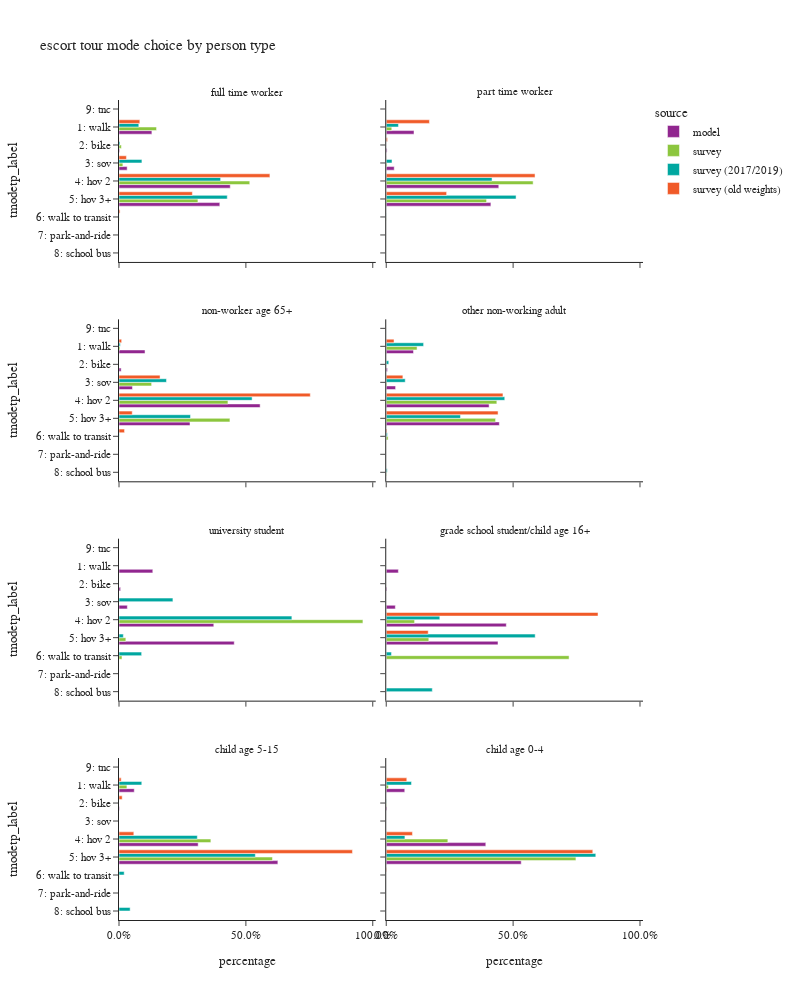

The cell this chart's notebook holds for it:
### Code cell
plot_mode_choice(es_tour,"pptyp_label",
                 {"pptyp_label":["full time worker","part time worker","non-worker age 65+","other non-working adult",
                                 "university student","grade school student/child age 16+","child age 5-15","child age 0-4"],
                  "tmodetp_label":["1: walk","2: bike","3: sov","4: hov 2","5: hov 3+","6: walk to transit",
                                   "7: park-and-ride","8: school bus","9: other–survey only"]},
                 "person type",
                 2,1000)

### Figure 1 — Plotly figure (JSON) as saved in the notebook; plotly's stock layout.template omitted (floating-point values rounded to 4 significant figures)
{"data": [{"alignmentgroup": "True", "customdata": [[10409], [206], [2579], [35205], [31903]], "hovertemplate": "source=model<br>pptyp_label=full time worker<br>percentage=%{x}<br>tmodetp_label=%{y}<br>sample count=%{customdata[0]}<extra></extra>", "legendgroup": "model", "marker": {"color": "#91268F", "pattern": {"shape": ""}}, "name": "model", "offsetgroup": "model", "orientation": "h", "showlegend": true, "textposition": "auto", "type": "bar", "x": [0.1296, 0.002565, 0.03212, 0.4384, 0.3973], "xaxis": "x7", "y": ["1: walk", "2: bike", "3: sov", "4: hov 2", "5: hov 3+"], "yaxis": "y7"}, {"alignmentgroup": "True", "customdata": [[3198], [94], [920], [12967], [12058]], "hovertemplate": "source=model<br>pptyp_label=part time worker<br>percentage=%{x}<br>tmodetp_label=%{y}<br>sample count=%{customdata[0]}<extra></extra>", "legendgroup": "model", "marker": {"color": "#91268F", "pattern": {"shape": ""}}, "name": "model", "offsetgroup": "model", "orientation": "h", "showlegend": false, "textposition": "auto", "type": "bar", "x": [0.1094, 0.003215, 0.03147, 0.4435, 0.4124], "xaxis": "x8", "y": ["1: walk", "2: bike", "3: sov", "4: hov 2", "5: hov 3+"], "yaxis": "y8"}, {"alignmentgroup": "True", "customdata": [[4318], [357], [2232], [23420], [11783]], "hovertemplate": "source=model<br>pptyp_label=non-worker age 65+<br>percentage=%{x}<br>tmodetp_label=%{y}<br>sample count=%{customdata[0]}<extra></extra>", "legendgroup": "model", "marker": {"color": "#91268F", "pattern": {"shape": ""}}, "name": "model", "offsetgroup": "model", "orientation": "h", "showlegend": false, "textposition": "auto", "type": "bar", "x": [0.1025, 0.008478, 0.053, 0.5562, 0.2798], "xaxis": "x5", "y": ["1: walk", "2: bike", "3: sov", "4: hov 2", "5: hov 3+"], "yaxis": "y5"}, {"alignmentgroup": "True", "customdata": [[8632], [381], [2960], [32584], [35826]], "hovertemplate": "source=model<br>pptyp_label=other non-working adult<br>percentage=%{x}<br>tmodetp_label=%{y}<br>sample count=%{customdata[0]}<extra></extra>", "legendgroup": "model", "marker": {"color": "#91268F", "pattern": {"shape": ""}}, "name": "model", "offsetgroup": "model", "orientation": "h", "showlegend": false, "textposition": "auto", "type": "bar", "x": [0.1074, 0.00474, 0.03682, 0.4054, 0.4457], "xaxis": "x6", "y": ["1: walk", "2: bike", "3: sov", "4: hov 2", "5: hov 3+"], "yaxis": "y6"}, {"alignmentgroup": "True", "customdata": [[446], [21], [110], [1251], [1521]], "hovertemplate": "source=model<br>pptyp_label=university student<br>percentage=%{x}<br>tmodetp_label=%{y}<br>sample count=%{customdata[0]}<extra></extra>", "legendgroup": "model", "marker": {"color": "#91268F", "pattern": {"shape": ""}}, "name": "model", "offsetgroup": "model", "orientation": "h", "showlegend": false, "textposition": "auto", "type": "bar", "x": [0.1332, 0.006271, 0.03285, 0.3735, 0.4542], "xaxis": "x3", "y": ["1: walk", "2: bike", "3: sov", "4: hov 2", "5: hov 3+"], "yaxis": "y3"}, {"alignmentgroup": "True", "customdata": [[184], [11], [138], [1822], [1696]], "hovertemplate": "source=model<br>pptyp_label=grade school student/child age 16+<br>percentage=%{x}<br>tmodetp_label=%{y}<br>sample count=%{customdata[0]}<extra></extra>", "legendgroup": "model", "marker": {"color": "#91268F", "pattern": {"shape": ""}}, "name": "model", "offsetgroup": "model", "orientation": "h", "showlegend": false, "textposition": "auto", "type": "bar", "x": [0.04778, 0.002856, 0.03583, 0.4731, 0.4404], "xaxis": "x4", "y": ["1: walk", "2: bike", "3: sov", "4: hov 2", "5: hov 3+"], "yaxis": "y4"}, {"alignmentgroup": "True", "customdata": [[1585], [49], [8228], [16510]], "hovertemplate": "source=model<br>pptyp_label=child age 5-15<br>percentage=%{x}<br>tmodetp_label=%{y}<br>sample count=%{customdata[0]}<extra></extra>", "legendgroup": "model", "marker": {"color": "#91268F", "pattern": {"shape": ""}}, "name": "model", "offsetgroup": "model", "orientation": "h", "showlegend": false, "textposition": "auto", "type": "bar", "x": [0.0601, 0.001858, 0.312, 0.626], "xaxis": "x", "y": ["1: walk", "2: bike", "4: hov 2", "5: hov 3+"], "yaxis": "y"}, {"alignmentgroup": "True", "customdata": [[2016], [77], [10843], [14703]], "hovertemplate": "source=model<br>pptyp_label=child age 0-4<br>percentage=%{x}<br>tmodetp_label=%{y}<br>sample count=%{customdata[0]}<extra></extra>", "legendgroup": "model", "marker": {"color": "#91268F", "pattern": {"shape": ""}}, "name": "model", "offsetgroup": "model", "orientation": "h", "showlegend": false, "textposition": "auto", "type": "bar", "x": [0.07294, 0.002786, 0.3923, 0.532], "xaxis": "x2", "y": ["1: walk", "2: bike", "4: hov 2", "5: hov 3+"], "yaxis": "y2"}, {"alignmentgroup": "True", "customdata": [[35], [8], [10], [114], [66], [2]], "hovertemplate": "source=survey<br>pptyp_label=full time worker<br>percentage=%{x}<br>tmodetp_label=%{y}<br>sample count=%{customdata[0]}<extra></extra>", "legendgroup": "survey", "marker": {"color": "#8CC63E", "pattern": {"shape": ""}}, "name": "survey", "offsetgroup": "survey", "orientation": "h", "showlegend": true, "textposition": "auto", "type": "bar", "x": [0.1479, 0.009274, 0.01534, 0.5153, 0.311, 0.001134], "xaxis": "x7", "y": ["1: walk", "2: bike", "3: sov", "4: hov 2", "5: hov 3+", "6: walk to transit"], "yaxis": "y7"}, {"alignmentgroup": "True", "customdata": [[7], [2], [31], [28], [1]], "hovertemplate": "source=survey<br>pptyp_label=part time worker<br>percentage=%{x}<br>tmodetp_label=%{y}<br>sample count=%{customdata[0]}<extra></extra>", "legendgroup": "survey", "marker": {"color": "#8CC63E", "pattern": {"shape": ""}}, "name": "survey", "offsetgroup": "survey", "orientation": "h", "showlegend": false, "textposition": "auto", "type": "bar", "x": [0.02182, 0.003179, 0.5789, 0.3954, 0.0007061], "xaxis": "x8", "y": ["1: walk", "3: sov", "4: hov 2", "5: hov 3+", "6: walk to transit"], "yaxis": "y8"}, {"alignmentgroup": "True", "customdata": [[5], [12], [40], [25], [1]], "hovertemplate": "source=survey<br>pptyp_label=non-worker age 65+<br>percentage=%{x}<br>tmodetp_label=%{y}<br>sample count=%{customdata[0]}<extra></extra>", "legendgroup": "survey", "marker": {"color": "#8CC63E", "pattern": {"shape": ""}}, "name": "survey", "offsetgroup": "survey", "orientation": "h", "showlegend": false, "textposition": "auto", "type": "bar", "x": [0.003936, 0.1285, 0.4293, 0.4371, 0.001111], "xaxis": "x5", "y": ["1: walk", "3: sov", "4: hov 2", "5: hov 3+", "6: walk to transit"], "yaxis": "y5"}, {"alignmentgroup": "True", "customdata": [[21], [2], [5], [74], [40], [3], [1]], "hovertemplate": "source=survey<br>pptyp_label=other non-working adult<br>percentage=%{x}<br>tmodetp_label=%{y}<br>sample count=%{customdata[0]}<extra></extra>", "legendgroup": "survey", "marker": {"color": "#8CC63E", "pattern": {"shape": ""}}, "name": "survey", "offsetgroup": "survey", "orientation": "h", "showlegend": false, "textposition": "auto", "type": "bar", "x": [0.1214, 0.0008328, 0.002336, 0.4358, 0.4308, 0.007304, 0.001431], "xaxis": "x6", "y": ["1: walk", "2: bike", "3: sov", "4: hov 2", "5: hov 3+", "6: walk to transit", "8: school bus"], "yaxis": "y6"}, {"alignmentgroup": "True", "customdata": [[6], [1], [1]], "hovertemplate": "source=survey<br>pptyp_label=university student<br>percentage=%{x}<br>tmodetp_label=%{y}<br>sample count=%{customdata[0]}<extra></extra>", "legendgroup": "survey", "marker": {"color": "#8CC63E", "pattern": {"shape": ""}}, "name": "survey", "offsetgroup": "survey", "orientation": "h", "showlegend": false, "textposition": "auto", "type": "bar", "x": [0.9613, 0.02695, 0.01178], "xaxis": "x3", "y": ["4: hov 2", "5: hov 3+", "6: walk to transit"], "yaxis": "y3"}, {"alignmentgroup": "True", "customdata": [[4], [2], [1]], "hovertemplate": "source=survey<br>pptyp_label=grade school student/child age 16+<br>percentage=%{x}<br>tmodetp_label=%{y}<br>sample count=%{customdata[0]}<extra></extra>", "legendgroup": "survey", "marker": {"color": "#8CC63E", "pattern": {"shape": ""}}, "name": "survey", "offsetgroup": "survey", "orientation": "h", "showlegend": false, "textposition": "auto", "type": "bar", "x": [0.1117, 0.1678, 0.7206], "xaxis": "x4", "y": ["4: hov 2", "5: hov 3+", "6: walk to transit"], "yaxis": "y4"}, {"alignmentgroup": "True", "customdata": [[5], [12], [34], [1], [2]], "hovertemplate": "source=survey<br>pptyp_label=child age 5-15<br>percentage=%{x}<br>tmodetp_label=%{y}<br>sample count=%{customdata[0]}<extra></extra>", "legendgroup": "survey", "marker": {"color": "#8CC63E", "pattern": {"shape": ""}}, "name": "survey", "offsetgroup": "survey", "orientation": "h", "showlegend": false, "textposition": "auto", "type": "bar", "x": [0.03117, 0.362, 0.6048, 0.001156, 0.0008817], "xaxis": "x", "y": ["1: walk", "4: hov 2", "5: hov 3+", "6: walk to transit", "8: school bus"], "yaxis": "y"}, {"alignmentgroup": "True", "customdata": [[7], [1], [8], [33]], "hovertemplate": "source=survey<br>pptyp_label=child age 0-4<br>percentage=%{x}<br>tmodetp_label=%{y}<br>sample count=%{customdata[0]}<extra></extra>", "legendgroup": "survey", "marker": {"color": "#8CC63E", "pattern": {"shape": ""}}, "name": "survey", "offsetgroup": "survey", "orientation": "h", "showlegend": false, "textposition": "auto", "type": "bar", "x": [0.008587, 0.001095, 0.2428, 0.7475], "xaxis": "x2", "y": ["1: walk", "2: bike", "4: hov 2", "5: hov 3+"], "yaxis": "y2"}, {"alignmentgroup": "True", "customdata": [[40], [9], [22], [120], [77], [3]], "hovertemplate": "source=survey (2017/2019)<br>pptyp_label=full time worker<br>percentage=%{x}<br>tmodetp_label=%{y}<br>sample count=%{customdata[0]}<extra></extra>", "legendgroup": "survey (2017/2019)", "marker": {"color": "#00A7A0", "pattern": {"shape": ""}}, "name": "survey (2017/2019)", "offsetgroup": "survey (2017/2019)", "orientation": "h", "showlegend": true, "textposition": "auto", "type": "bar", "x": [0.07807, 0.00396, 0.09034, 0.4005, 0.4266, 0.0005106], "xaxis": "x7", "y": ["1: walk", "2: bike", "3: sov", "4: hov 2", "5: hov 3+", "6: walk to transit"], "yaxis": "y7"}, {"alignmentgroup": "True", "customdata": [[7], [3], [34], [32], [1]], "hovertemplate": "source=survey (2017/2019)<br>pptyp_label=part time worker<br>percentage=%{x}<br>tmodetp_label=%{y}<br>sample count=%{customdata[0]}<extra></extra>", "legendgroup": "survey (2017/2019)", "marker": {"color": "#00A7A0", "pattern": {"shape": ""}}, "name": "survey (2017/2019)", "offsetgroup": "survey (2017/2019)", "orientation": "h", "showlegend": false, "textposition": "auto", "type": "bar", "x": [0.0481, 0.02274, 0.4169, 0.5116, 0.0005994], "xaxis": "x8", "y": ["1: walk", "3: sov", "4: hov 2", "5: hov 3+", "6: walk to transit"], "yaxis": "y8"}, {"alignmentgroup": "True", "customdata": [[5], [12], [41], [27], [1]], "hovertemplate": "source=survey (2017/2019)<br>pptyp_label=non-worker age 65+<br>percentage=%{x}<br>tmodetp_label=%{y}<br>sample count=%{customdata[0]}<extra></extra>", "legendgroup": "survey (2017/2019)", "marker": {"color": "#00A7A0", "pattern": {"shape": ""}}, "name": "survey (2017/2019)", "offsetgroup": "survey (2017/2019)", "orientation": "h", "showlegend": false, "textposition": "auto", "type": "bar", "x": [0.005101, 0.1871, 0.5246, 0.2818, 0.001389], "xaxis": "x5", "y": ["1: walk", "3: sov", "4: hov 2", "5: hov 3+", "6: walk to transit"], "yaxis": "y5"}, {"alignmentgroup": "True", "customdata": [[23], [4], [12], [83], [51], [4], [1]], "hovertemplate": "source=survey (2017/2019)<br>pptyp_label=other non-working adult<br>percentage=%{x}<br>tmodetp_label=%{y}<br>sample count=%{customdata[0]}<extra></extra>", "legendgroup": "survey (2017/2019)", "marker": {"color": "#00A7A0", "pattern": {"shape": ""}}, "name": "survey (2017/2019)", "offsetgroup": "survey (2017/2019)", "orientation": "h", "showlegend": false, "textposition": "auto", "type": "bar", "x": [0.1472, 0.00993, 0.07485, 0.4671, 0.2926, 0.004472, 0.003809], "xaxis": "x6", "y": ["1: walk", "2: bike", "3: sov", "4: hov 2", "5: hov 3+", "6: walk to transit", "8: school bus"], "yaxis": "y6"}, {"alignmentgroup": "True", "customdata": [[1], [8], [1], [1]], "hovertemplate": "source=survey (2017/2019)<br>pptyp_label=university student<br>percentage=%{x}<br>tmodetp_label=%{y}<br>sample count=%{customdata[0]}<extra></extra>", "legendgroup": "survey (2017/2019)", "marker": {"color": "#00A7A0", "pattern": {"shape": ""}}, "name": "survey (2017/2019)", "offsetgroup": "survey (2017/2019)", "orientation": "h", "showlegend": false, "textposition": "auto", "type": "bar", "x": [0.2125, 0.6813, 0.0171, 0.08918], "xaxis": "x3", "y": ["3: sov", "4: hov 2", "5: hov 3+", "6: walk to transit"], "yaxis": "y3"}, {"alignmentgroup": "True", "customdata": [[5], [5], [1], [1]], "hovertemplate": "source=survey (2017/2019)<br>pptyp_label=grade school student/child age 16+<br>percentage=%{x}<br>tmodetp_label=%{y}<br>sample count=%{customdata[0]}<extra></extra>", "legendgroup": "survey (2017/2019)", "marker": {"color": "#00A7A0", "pattern": {"shape": ""}}, "name": "survey (2017/2019)", "offsetgroup": "survey (2017/2019)", "orientation": "h", "showlegend": false, "textposition": "auto", "type": "bar", "x": [0.211, 0.587, 0.02053, 0.1815], "xaxis": "x4", "y": ["4: hov 2", "5: hov 3+", "6: walk to transit", "8: school bus"], "yaxis": "y4"}, {"alignmentgroup": "True", "customdata": [[5], [11], [41], [2], [4]], "hovertemplate": "source=survey (2017/2019)<br>pptyp_label=child age 5-15<br>percentage=%{x}<br>tmodetp_label=%{y}<br>sample count=%{customdata[0]}<extra></extra>", "legendgroup": "survey (2017/2019)", "marker": {"color": "#00A7A0", "pattern": {"shape": ""}}, "name": "survey (2017/2019)", "offsetgroup": "survey (2017/2019)", "orientation": "h", "showlegend": false, "textposition": "auto", "type": "bar", "x": [0.08976, 0.3086, 0.5373, 0.02043, 0.04389], "xaxis": "x", "y": ["1: walk", "4: hov 2", "5: hov 3+", "6: walk to transit", "8: school bus"], "yaxis": "y"}, {"alignmentgroup": "True", "customdata": [[7], [1], [8], [32]], "hovertemplate": "source=survey (2017/2019)<br>pptyp_label=child age 0-4<br>percentage=%{x}<br>tmodetp_label=%{y}<br>sample count=%{customdata[0]}<extra></extra>", "legendgroup": "survey (2017/2019)", "marker": {"color": "#00A7A0", "pattern": {"shape": ""}}, "name": "survey (2017/2019)", "offsetgroup": "survey (2017/2019)", "orientation": "h", "showlegend": false, "textposition": "auto", "type": "bar", "x": [0.0996, 0.001008, 0.0736, 0.8258], "xaxis": "x2", "y": ["1: walk", "2: bike", "4: hov 2", "5: hov 3+"], "yaxis": "y2"}, {"alignmentgroup": "True", "customdata": [[21], [4], [14], [111], [54], [2], [1]], "hovertemplate": "source=survey (old weights)<br>pptyp_label=full time worker<br>percentage=%{x}<br>tmodetp_label=%{y}<br>sample count=%{customdata[0]}<extra></extra>", "legendgroup": "survey (old weights)", "marker": {"color": "#F05A28", "pattern": {"shape": ""}}, "name": "survey (old weights)", "offsetgroup": "survey (old weights)", "orientation": "h", "showlegend": true, "textposition": "auto", "type": "bar", "x": [0.08204, 0.0005572, 0.02925, 0.5947, 0.2891, 0.00416, 0.0001755], "xaxis": "x7", "y": ["1: walk", "2: bike", "3: sov", "4: hov 2", "5: hov 3+", "6: walk to transit", "9: tnc"], "yaxis": "y7"}, {"alignmentgroup": "True", "customdata": [[14], [2], [3], [45], [33]], "hovertemplate": "source=survey (old weights)<br>pptyp_label=part time worker<br>percentage=%{x}<br>tmodetp_label=%{y}<br>sample count=%{customdata[0]}<extra></extra>", "legendgroup": "survey (old weights)", "marker": {"color": "#F05A28", "pattern": {"shape": ""}}, "name": "survey (old weights)", "offsetgroup": "survey (old weights)", "orientation": "h", "showlegend": false, "textposition": "auto", "type": "bar", "x": [0.1702, 0.005044, 0.000408, 0.5864, 0.2379], "xaxis": "x8", "y": ["1: walk", "2: bike", "3: sov", "4: hov 2", "5: hov 3+"], "yaxis": "y8"}, {"alignmentgroup": "True", "customdata": [[7], [5], [36], [5], [2]], "hovertemplate": "source=survey (old weights)<br>pptyp_label=non-worker age 65+<br>percentage=%{x}<br>tmodetp_label=%{y}<br>sample count=%{customdata[0]}<extra></extra>", "legendgroup": "survey (old weights)", "marker": {"color": "#F05A28", "pattern": {"shape": ""}}, "name": "survey (old weights)", "offsetgroup": "survey (old weights)", "orientation": "h", "showlegend": false, "textposition": "auto", "type": "bar", "x": [0.01046, 0.1618, 0.7539, 0.05213, 0.02178], "xaxis": "x5", "y": ["1: walk", "3: sov", "4: hov 2", "5: hov 3+", "6: walk to transit"], "yaxis": "y5"}, {"alignmentgroup": "True", "customdata": [[40], [1], [7], [133], [103], [7]], "hovertemplate": "source=survey (old weights)<br>pptyp_label=other non-working adult<br>percentage=%{x}<br>tmodetp_label=%{y}<br>sample count=%{customdata[0]}<extra></extra>", "legendgroup": "survey (old weights)", "marker": {"color": "#F05A28", "pattern": {"shape": ""}}, "name": "survey (old weights)", "offsetgroup": "survey (old weights)", "orientation": "h", "showlegend": false, "textposition": "auto", "type": "bar", "x": [0.03065, 0.0001065, 0.06557, 0.46, 0.4407, 0.003031], "xaxis": "x6", "y": ["1: walk", "2: bike", "3: sov", "4: hov 2", "5: hov 3+", "6: walk to transit"], "yaxis": "y6"}, {"alignmentgroup": "True", "customdata": [[5], [1]], "hovertemplate": "source=survey (old weights)<br>pptyp_label=grade school student/child age 16+<br>percentage=%{x}<br>tmodetp_label=%{y}<br>sample count=%{customdata[0]}<extra></extra>", "legendgroup": "survey (old weights)", "marker": {"color": "#F05A28", "pattern": {"shape": ""}}, "name": "survey (old weights)", "offsetgroup": "survey (old weights)", "orientation": "h", "showlegend": false, "textposition": "auto", "type": "bar", "x": [0.8346, 0.1654], "xaxis": "x4", "y": ["4: hov 2", "5: hov 3+"], "yaxis": "y4"}, {"alignmentgroup": "True", "customdata": [[8], [1], [15], [46], [1]], "hovertemplate": "source=survey (old weights)<br>pptyp_label=child age 5-15<br>percentage=%{x}<br>tmodetp_label=%{y}<br>sample count=%{customdata[0]}<extra></extra>", "legendgroup": "survey (old weights)", "marker": {"color": "#F05A28", "pattern": {"shape": ""}}, "name": "survey (old weights)", "offsetgroup": "survey (old weights)", "orientation": "h", "showlegend": false, "textposition": "auto", "type": "bar", "x": [0.00867, 0.01253, 0.0584, 0.92, 0.0004035], "xaxis": "x", "y": ["1: walk", "2: bike", "4: hov 2", "5: hov 3+", "6: walk to transit"], "yaxis": "y"}, {"alignmentgroup": "True", "customdata": [[9], [10], [50], [1]], "hovertemplate": "source=survey (old weights)<br>pptyp_label=child age 0-4<br>percentage=%{x}<br>tmodetp_label=%{y}<br>sample count=%{customdata[0]}<extra></extra>", "legendgroup": "survey (old weights)", "marker": {"color": "#F05A28", "pattern": {"shape": ""}}, "name": "survey (old weights)", "offsetgroup": "survey (old weights)", "orientation": "h", "showlegend": false, "textposition": "auto", "type": "bar", "x": [0.08099, 0.1033, 0.814, 0.001723], "xaxis": "x2", "y": ["1: walk", "4: hov 2", "5: hov 3+", "6: walk to transit"], "yaxis": "y2"}], "layout": {"annotations": [{"font": {}, "showarrow": false, "text": "child age 5-15", "x": 0.245, "xanchor": "center", "xref": "paper", "y": 0.1975, "yanchor": "bottom", "yref": "paper"}, {"font": {}, "showarrow": false, "text": "child age 0-4", "x": 0.755, "xanchor": "center", "xref": "paper", "y": 0.1975, "yanchor": "bottom", "yref": "paper"}, {"font": {}, "showarrow": false, "text": "university student", "x": 0.245, "xanchor": "center", "xref": "paper", "y": 0.465, "yanchor": "bottom", "yref": "paper"}, {"font": {}, "showarrow": false, "text": "grade school student/child age 16+", "x": 0.755, "xanchor": "center", "xref": "paper", "y": 0.465, "yanchor": "bottom", "yref": "paper"}, {"font": {}, "showarrow": false, "text": "non-worker age 65+", "x": 0.245, "xanchor": "center", "xref": "paper", "y": 0.7325, "yanchor": "bottom", "yref": "paper"}, {"font": {}, "showarrow": false, "text": "other non-working adult", "x": 0.755, "xanchor": "center", "xref": "paper", "y": 0.7325, "yanchor": "bottom", "yref": "paper"}, {"font": {}, "showarrow": false, "text": "full time worker", "x": 0.245, "xanchor": "center", "xref": "paper", "y": 1.0, "yanchor": "bottom", "yref": "paper"}, {"font": {}, "showarrow": false, "text": "part time worker", "x": 0.755, "xanchor": "center", "xref": "paper", "y": 1.0, "yanchor": "bottom", "yref": "paper"}], "barmode": "group", "height": 1000, "legend": {"title": {"text": "source"}, "tracegroupgap": 0}, "title": {"text": "escort tour mode choice by person type"}, "width": 800, "xaxis": {"anchor": "y", "domain": [0.0, 0.49], "tickformat": ".1%", "title": {"text": "percentage"}}, "xaxis2": {"anchor": "y2", "domain": [0.51, 1.0], "matches": "x", "tickformat": ".1%", "title": {"text": "percentage"}}, "xaxis3": {"anchor": "y3", "domain": [0.0, 0.49], "matches": "x", "showticklabels": false, "tickformat": ".1%"}, "xaxis4": {"anchor": "y4", "domain": [0.51, 1.0], "matches": "x", "showticklabels": false, "tickformat": ".1%"}, "xaxis5": {"anchor": "y5", "domain": [0.0, 0.49], "matches": "x", "showticklabels": false, "tickformat": ".1%"}, "xaxis6": {"anchor": "y6", "domain": [0.51, 1.0], "matches": "x", "showticklabels": false, "tickformat": ".1%"}, "xaxis7": {"anchor": "y7", "domain": [0.0, 0.49], "matches": "x", "showticklabels": false, "tickformat": ".1%"}, "xaxis8": {"anchor": "y8", "domain": [0.51, 1.0], "matches": "x", "showticklabels": false, "tickformat": ".1%"}, "yaxis": {"anchor": "x", "categoryarray": ["9: other–survey only", "8: school bus", "7: park-and-ride", "6: walk to transit", "5: hov 3+", "4: hov 2", "3: sov", "2: bike", "1: walk"], "categoryorder": "array", "domain": [0.0, 0.1975], "title": {"text": "tmodetp_label"}}, "yaxis2": {"anchor": "x2", "domain": [0.0, 0.1975], "matches": "y", "showticklabels": false}, "yaxis3": {"anchor": "x3", "categoryarray": ["9: other–survey only", "8: school bus", "7: park-and-ride", "6: walk to transit", "5: hov 3+", "4: hov 2", "3: sov", "2: bike", "1: walk"], "categoryorder": "array", "domain": [0.2675, 0.465], "matches": "y", "title": {"text": "tmodetp_label"}}, "yaxis4": {"anchor": "x4", "domain": [0.2675, 0.465], "matches": "y", "showticklabels": false}, "yaxis5": {"anchor": "x5", "categoryarray": ["9: other–survey only", "8: school bus", "7: park-and-ride", "6: walk to transit", "5: hov 3+", "4: hov 2", "3: sov", "2: bike", "1: walk"], "categoryorder": "array", "domain": [0.535, 0.7325], "matches": "y", "title": {"text": "tmodetp_label"}}, "yaxis6": {"anchor": "x6", "domain": [0.535, 0.7325], "matches": "y", "showticklabels": false}, "yaxis7": {"anchor": "x7", "categoryarray": ["9: other–survey only", "8: school bus", "7: park-and-ride", "6: walk to transit", "5: hov 3+", "4: hov 2", "3: sov", "2: bike", "1: walk"], "categoryorder": "array", "domain": [0.8025, 1.0], "matches": "y", "title": {"text": "tmodetp_label"}}, "yaxis8": {"anchor": "x8", "domain": [0.8025, 1.0], "matches": "y", "showticklabels": false}}}
